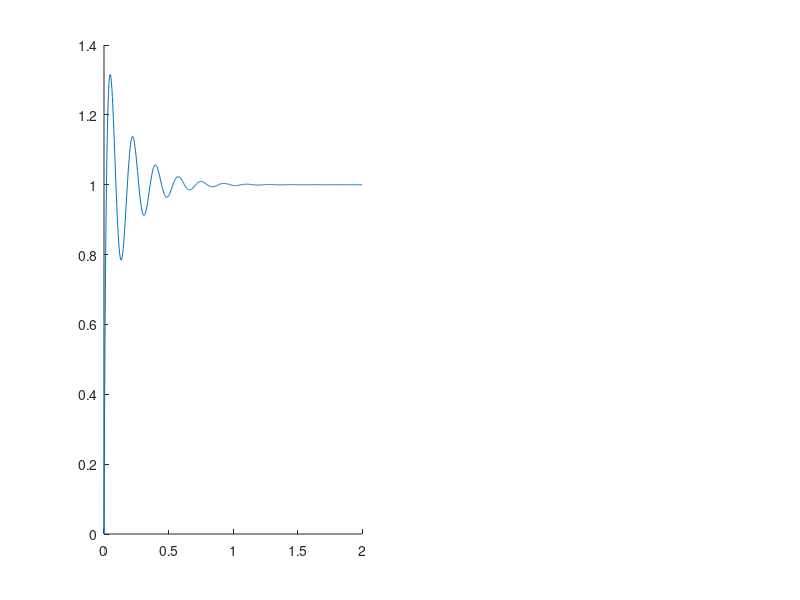

MATLAB code to generate this figure: (Note: this script raises an error after producing the figure.)
%% 
clear, clc, close all
%% 
% Definición de planta
K = 2652.28;
p = 64.986;
planta = tf(K, [1 p 0]);

%=====================%
%% Controlador D|PID %%
%=====================%

%% VARIANDO TAU_D1, MANTENIENDO TAU_I, KP Y TAU_D2
%VALORES ESTABLES  
kp = 0.8;
tau_d2 = p/(K*kp);
tau_i = 0.02;
tau_d1_crit1 = -p/(K*kp);
tau_d1_crit2 = 1/(K*kp)*(1/tau_i-p);
tau_d1_crit = max(tau_d1_crit1,tau_d1_crit2);
tau_d1 = [tau_d1_crit+0.02,tau_d1_crit+0.1,tau_d1_crit+0.5];

Mp_d1 = zeros(1, length(tau_d1)+1);
tp_d1 = zeros(1, length(tau_d1)+1);
tr_d1 = zeros(1, length(tau_d1)+1);
ts_d1 = zeros(1, length(tau_d1)+1);
ceros_d1 = zeros(2,length(tau_d1)+1); % 2 ceros
poles_d1 = zeros(3,length(tau_d1)+1); % 3 polos
gain_d1 = zeros(1,length(tau_d1)+1);

figure('Name','D|PID:tau_d1 variation','NumberTitle','off');
for i = 1:length(tau_d1)

    tau_d = tau_d1(i)+tau_d2;

    num = [K*kp*tau_d K*kp K*kp/tau_i];
    den = [1 p+K*kp*tau_d1(i) K*kp K*kp/tau_i];
    H = tf(num,den);
    %step(H)
    [y,t] = step(H, 2);
    subplot(3,2,[1,3,5]);
    hold on
    plot(t,y)
    [ceros_d1(:,i),poles_d1(:,i),gain_d1(i)] = tf2zp(num,den);

    tr_d1(i) = stepinfo(H).RiseTime;
    ts_d1(i) = stepinfo(H).SettlingTime;
    Mp_d1(i) = stepinfo(H).Peak;
    tp_d1(i) = stepinfo(H).PeakTime;
end
legend("kp="+kp+" \tau_i="+tau_i+" \tau_{d2}="+tau_d2+" \tau_{d1}="+tau_d1(1),"kp="+kp+" \tau_i="+tau_i+" \tau_{d2}="+tau_d2+" \tau_{d1}="+tau_d1(2), "kp="+kp+" \tau_i="+tau_i+" \tau_{d2}="+tau_d2+" \tau_{d1}="+tau_d1(3))
axis([0 2 -0.5 1.5])
yline(1,'--')
yline(1.02,':','Color','m')
yline(0.98,':','Color','m')
hold off     
for i = 1:length(tau_d1)
    subplot(3,2,i*2);
    zplane(ceros_d1(:,i),poles_d1(:,i));
    title("Pole-Zero Plot for \tau_{d1}="+tau_d1(i))
end

%VALOR CRÍTICAMENTE ESTABLE (TAU_D1 = 1/K·kp · (1/tau_i - p)
tau_d1 = tau_d1_crit;
figure('Name','D|PID:tau_d1=1/K·kp · (1/tau_i -p)','NumberTitle','off');

tau_d = tau_d1+tau_d2;
num = [K*kp*tau_d K*kp K*kp/tau_i];
den = [1 p+K*kp*tau_d1 K*kp K*kp/tau_i];
H = tf(num,den);
[y,t] = step(H);
subplot(1,4,[1,2]);
plot(t,y)
[ceros_d1(:,4),poles_d1(:,4),gain_d1(4)] = tf2zp(num,den);

tr_d1(4) = stepinfo(H).RiseTime;
ts_d1(4) = stepinfo(H).SettlingTime;
Mp_d1(4) = stepinfo(H).Peak;
tp_d1(4) = stepinfo(H).PeakTime;

legend("kp="+kp+" \tau_i="+tau_i+" \tau_{d2}="+tau_d2+" \tau_{d1}="+tau_d1)
yline(1, '--')

subplot(1,4,[3,4]);
zplane(ceros_d1(:,4),poles_d1(:,4));
title("Pole-Zero Plot for \tau_{d1}="+tau_d1)


%% VARIANDO TAU_I, MANTENIENDO TAU_D1, KP Y TAU_D2

%VALORES ESTABLES  
kp = 0.8;
% tau_d1 = -p/(K*kp);
tau_d1 = 0.015;
tau_d2 = p/(K*kp);
tau_i_crit = 1/(p+K*kp*tau_d1);
tau_i = [tau_i_crit+0.002, tau_i_crit+0.006, tau_i_crit+0.009];
tau_d = tau_d1+tau_d2;


Mp_i = zeros(1, length(tau_i)+1);
tp_i = zeros(1, length(tau_i)+1);
tr_i = zeros(1, length(tau_i)+1);
ts_i = zeros(1, length(tau_i)+1);
ceros_i = zeros(2,length(tau_i)+1); % 2 ceros
poles_i = zeros(3,length(tau_i)+1); % 3 polos
gain_i = zeros(1,length(tau_i)+1);

figure('Name','D|PID:tau_i variation','NumberTitle','off');
for i = 1:length(tau_i)

    num = [K*kp*tau_d K*kp K*kp/tau_i(i)];
    den = [1 p+K*kp*tau_d1 K*kp K*kp/tau_i(i)];
    H = tf(num,den);
    %step(H)
    [y,t] = step(H);
    subplot(3,2,[1,3,5]);
    hold on
    plot(t,y)
    [ceros_i(:,i),poles_i(:,i),gain_i(i)] = tf2zp(num,den);

    tr_i(i) = stepinfo(H).RiseTime;
    ts_i(i) = stepinfo(H).SettlingTime;
    Mp_i(i) = stepinfo(H).Peak;
    tp_i(i) = stepinfo(H).PeakTime;
end
legend("kp="+kp+" \tau_{d2}="+tau_d2+" \tau_{d1}="+tau_d1+" \tau_i="+tau_i(1),"kp="+kp+" \tau_{d2}="+tau_d2+" \tau_{d1}="+tau_d1+" \tau_i="+tau_i(2), "kp="+kp+" \tau_{d2}="+tau_d2+" \tau_{d1}="+tau_d1+" \tau_i="+tau_i(3))
yline(1,'--')
yline(1.02,':','Color','m')
yline(0.98,':','Color','m')
hold off     
for i = 1:length(tau_i)
    subplot(3,2,i*2);
    zplane(ceros_i(:,i),poles_i(:,i));
    title("Pole-Zero Plot for \tau_i="+tau_i(i))
end

%VALOR CRÍTICAMENTE ESTABLE (TAU_D1 = 1/K·kp · (1/tau_i - p)
tau_i = tau_i_crit;
figure('Name','D|PID:tau_i=1/(K·kp·tau_d1 + p)','NumberTitle','off');

tau_d = tau_d1+tau_d2;
num = [K*kp*tau_d K*kp K*kp/tau_i];
den = [1 p+K*kp*tau_d1 K*kp K*kp/tau_i];
H = tf(num,den);
[y,t] = step(H);
subplot(1,4,[1,2]);
plot(t,y)
[ceros_i(:,4),poles_i(:,4),gain_i(4)] = tf2zp(num,den);

tr_i(4) = stepinfo(H).RiseTime;
ts_i(4) = stepinfo(H).SettlingTime;
Mp_i(4) = stepinfo(H).Peak;
tp_i(4) = stepinfo(H).PeakTime;

legend("kp="+kp+" \tau_{d2}="+tau_d2+" \tau_{d1}="+tau_d1+" \tau_i="+tau_i)
yline(1, '--')

subplot(1,4,[3,4]);
zplane(ceros_i(:,4),poles_i(:,4));
title("Pole-Zero Plot for \tau_i="+tau_i)

%% VARIANDO Kp, MANTENIENDO TAU_D1, TAU_I Y TAU_D2

%VALORES ESTABLES  
kp = [0.3, 0.8, 2];
tau_d1 = 0.09;
tau_i = 0.02;

tau_d2 = zeros(1,length(kp));
Mp_kp = zeros(1, length(kp));
tp_kp = zeros(1, length(kp));
tr_kp = zeros(1, length(kp));
ts_kp = zeros(1, length(kp));
ceros_kp = zeros(2,length(kp)); % 2 ceros
poles_kp = zeros(3,length(kp)); % 3 polos
gain_kp = zeros(1,length(kp));

figure('Name','D|PID:kp variation','NumberTitle','off');
for i = 1:length(kp)

    tau_d2(i) = p/(K*kp(i));
    tau_d = tau_d1+tau_d2(i);

    num = [K*kp(i)*tau_d K*kp(i) K*kp(i)/tau_i];
    den = [1 p+K*kp(i)*tau_d1 K*kp(i) K*kp(i)/tau_i];
    H = tf(num,den);
    %step(H)
    [y,t] = step(H,2);
    subplot(3,2,[1,3,5]);
    hold on
    plot(t,y)
    [ceros_kp(:,i),poles_kp(:,i),gain_kp(i)] = tf2zp(num,den);

    tr_kp(i) = stepinfo(H).RiseTime;
    ts_kp(i) = stepinfo(H).SettlingTime;
    Mp_kp(i) = stepinfo(H).Peak;
    tp_kp(i) = stepinfo(H).PeakTime;
end
legend("\tau_{d1}="+tau_d1+" \tau_i="+tau_i+" \tau_{d2}="+tau_d2(1)+" kp="+kp(1),"\tau_{d1}="+tau_d1+" \tau_i="+tau_i+" \tau_{d2}="+tau_d2(2)+" kp="+kp(2)," \tau_{d1}="+tau_d1+" \tau_i="+tau_i+" \tau_{d2}="+tau_d2(3)+ " kp="+kp(3))
yline(1,'--')
yline(1.02,':','Color','m')
yline(0.98,':','Color','m')
hold off     
for i = 1:length(kp)
    subplot(3,2,i*2);
    zplane(ceros_kp(:,i),poles_kp(:,i));
    title("Pole-Zero Plot for kp="+kp(i))
end


%=====================%
%% Controlador PID-D %%
%=====================%

%% VARIANDO TAU_D1, MANTENIENDO TAU_I, KP Y TAU_D2
%VALORES ESTABLES  
kp = 0.8;
tau_d2 = -p/(K*kp);
tau_i = 0.02;
tau_d1_crit = 1/(K*kp*tau_i);
tau_d1 = [tau_d1_crit+0.01,tau_d1_crit+0.06,tau_d1_crit+0.12];

Mp_d1P = zeros(1, length(tau_d1)+1);
tp_d1P = zeros(1, length(tau_d1)+1);
tr_d1P = zeros(1, length(tau_d1)+1);
ts_d1P = zeros(1, length(tau_d1)+1);
ceros_d1P = zeros(2,length(tau_d1)+1); % 2 ceros
poles_d1P = zeros(3,length(tau_d1)+1); % 3 polos
gain_d1P = zeros(1,length(tau_d1)+1);

figure('Name','PID-D:tau_d1 variation','NumberTitle','off');
for i = 1:length(tau_d1)

    tau_d = tau_d1(i)+tau_d2;

    num = [K*kp*tau_d1(i) K*kp K*kp/tau_i];
    den = [1 p+K*kp*tau_d K*kp K*kp/tau_i];
    H = tf(num,den);
    %step(H)
    [y,t] = step(H);
    subplot(3,2,[1,3,5]);
    hold on
    plot(t,y)
    [ceros_d1P(:,i),poles_d1P(:,i),gain_d1P(i)] = tf2zp(num,den);

    tr_d1P(i) = stepinfo(H).RiseTime;
    ts_d1P(i) = stepinfo(H).SettlingTime;
    Mp_d1P(i) = stepinfo(H).Peak;
    tp_d1P(i) = stepinfo(H).PeakTime;
end
legend("kp="+kp+" \tau_i="+tau_i+" \tau_{d2}="+tau_d2+" \tau_{d1}="+tau_d1(1),"kp="+kp+" \tau_i="+tau_i+" \tau_{d2}="+tau_d2+" \tau_{d1}="+tau_d1(2), "kp="+kp+" \tau_i="+tau_i+" \tau_{d2}="+tau_d2+" \tau_{d1}="+tau_d1(3))
axis([0 3 -0.5 2])
yline(1,'--')
yline(1.02,':','Color','m')
yline(0.98,':','Color','m')
hold off     
for i = 1:length(tau_d1)
    subplot(3,2,i*2);
    zplane(ceros_d1P(:,i),poles_d1P(:,i));
    title("Pole-Zero Plot for \tau_{d1}="+tau_d1(i))
end

%VALOR CRÍTICAMENTE ESTABLE (TAU_D1 = 1/K·kp · (1/tau_i - p)
tau_d1 = tau_d1_crit;
figure('Name','PID-D:tau_d1=1/K·kp·tau_i','NumberTitle','off');

tau_d = tau_d1+tau_d2;
num = [K*kp*tau_d1 K*kp K*kp/tau_i];
den = [1 p+K*kp*tau_d K*kp K*kp/tau_i];
H = tf(num,den);
[y,t] = step(H);
subplot(1,4,[1,2]);
plot(t,y)
[ceros_d1P(:,4),poles_d1P(:,4),gain_d1P(4)] = tf2zp(num,den);

tr_d1P(4) = stepinfo(H).RiseTime;
ts_d1P(4) = stepinfo(H).SettlingTime;
Mp_d1P(4) = stepinfo(H).Peak;
tp_d1P(4) = stepinfo(H).PeakTime;

legend("kp="+kp+" \tau_i="+tau_i+" \tau_{d2}="+tau_d2+" \tau_{d1}="+tau_d1)
yline(1, '--')

subplot(1,4,[3,4]);
zplane(ceros_d1P(:,4),poles_d1P(:,4));
title("Pole-Zero Plot for \tau_{d1}="+tau_d1)

%% VARIANDO TAU_I, MANTENIENDO TAU_D1, KP Y TAU_D2

%VALORES ESTABLES  
kp = 0.8;
tau_d1 = 0.015;
tau_d2 = -p/(K*kp);
tau_i_crit = 1/(K*kp*tau_d1);
tau_i = [tau_i_crit+0.002, tau_i_crit+0.006, tau_i_crit+0.009];
tau_d = tau_d1+tau_d2;


Mp_iP = zeros(1, length(tau_i)+1);
tp_iP = zeros(1, length(tau_i)+1);
tr_iP = zeros(1, length(tau_i)+1);
ts_iP = zeros(1, length(tau_i)+1);
ceros_iP = zeros(2,length(tau_i)+1); % 2 ceros
poles_iP = zeros(3,length(tau_i)+1); % 3 polos
gain_iP = zeros(1,length(tau_i)+1);

figure('Name','PID-D:tau_i variation','NumberTitle','off');
for i = 1:length(tau_i)

    num = [K*kp*tau_d1 K*kp K*kp/tau_i(i)];
    den = [1 p+K*kp*tau_d K*kp K*kp/tau_i(i)];
    H = tf(num,den);
    %step(H)
    [y,t] = step(H);
    subplot(3,2,[1,3,5]);
    hold on
    plot(t,y)
    [ceros_iP(:,i),poles_iP(:,i),gain_iP(i)] = tf2zp(num,den);

    tr_iP(i) = stepinfo(H).RiseTime;
    ts_iP(i) = stepinfo(H).SettlingTime;
    Mp_iP(i) = stepinfo(H).Peak;
    tp_iP(i) = stepinfo(H).PeakTime;
end
legend("kp="+kp+" \tau_{d2}="+tau_d2+" \tau_{d1}="+tau_d1+" \tau_i="+tau_i(1),"kp="+kp+" \tau_{d2}="+tau_d2+" \tau_{d1}="+tau_d1+" \tau_i="+tau_i(2), "kp="+kp+" \tau_{d2}="+tau_d2+" \tau_{d1}="+tau_d1+" \tau_i="+tau_i(3))
yline(1,'--')
yline(1.02,':','Color','m')
yline(0.98,':','Color','m')
hold off     
for i = 1:length(tau_i)
    subplot(3,2,i*2);
    zplane(ceros_iP(:,i),poles_iP(:,i));
    title("Pole-Zero Plot for \tau_i="+tau_i(i))
end

%VALOR CRÍTICAMENTE ESTABLE (TAU_D1 = 1/K·kp · (1/tau_i - p)
tau_i = tau_i_crit;
figure('Name','PID-D:tau_i=1/(K·kp·tau_d1)','NumberTitle','off');

tau_d = tau_d1+tau_d2;
num = [K*kp*tau_d1 K*kp K*kp/tau_i];
    den = [1 p+K*kp*tau_d K*kp K*kp/tau_i];
H = tf(num,den);
[y,t] = step(H);
subplot(1,4,[1,2]);
plot(t,y)
[ceros_iP(:,4),poles_iP(:,4),gain_iP(4)] = tf2zp(num,den);

tr_iP(4) = stepinfo(H).RiseTime;
ts_iP(4) = stepinfo(H).SettlingTime;
Mp_iP(4) = stepinfo(H).Peak;
tp_iP(4) = stepinfo(H).PeakTime;

legend("kp="+kp+" \tau_{d2}="+tau_d2+" \tau_{d1}="+tau_d1+" \tau_i="+tau_i)
yline(1, '--')

subplot(1,4,[3,4]);
zplane(ceros_iP(:,4),poles_iP(:,4));
title("Pole-Zero Plot for \tau_i="+tau_i)

%% VARIANDO Kp, MANTENIENDO TAU_D1, TAU_I Y TAU_D2

%VALORES ESTABLES  
kp = [0.3, 0.5, 1];
tau_d1 = 0.09;
tau_i = 0.02;

tau_d2 = zeros(1,length(kp));
Mp_kpP = zeros(1, length(kp));
tp_kpP = zeros(1, length(kp));
tr_kpP = zeros(1, length(kp));
ts_kpP = zeros(1, length(kp));
ceros_kpP = zeros(2,length(kp)); % 2 ceros
poles_kpP = zeros(3,length(kp)); % 3 polos
gain_kpP = zeros(1,length(kp));

figure('Name','PID-D:kp variation','NumberTitle','off');
for i = 1:length(kp)

    tau_d2(i) = -p/(K*kp(i));
    tau_d = tau_d1+tau_d2(i);

    num = [K*kp(i)*tau_d1 K*kp(i) K*kp(i)/tau_i];
    den = [1 p+K*kp(i)*tau_d K*kp(i) K*kp(i)/tau_i];
    H = tf(num,den);
    %step(H)
    [y,t] = step(H);
    subplot(3,2,[1,3,5]);
    hold on
    plot(t,y)
    [ceros_kpP(:,i),poles_kpP(:,i),gain_kpP(i)] = tf2zp(num,den);

    tr_kpP(i) = stepinfo(H).RiseTime;
    ts_kpP(i) = stepinfo(H).SettlingTime;
    Mp_kpP(i) = stepinfo(H).Peak;
    tp_kpP(i) = stepinfo(H).PeakTime;
end
legend("\tau_{d1}="+tau_d1+" \tau_i="+tau_i+" \tau_{d2}="+tau_d2(1)+" kp="+kp(1),"\tau_{d1}="+tau_d1+" \tau_i="+tau_i+" \tau_{d2}="+tau_d2(2)+" kp="+kp(2)," \tau_{d1}="+tau_d1+" \tau_i="+tau_i+" \tau_{d2}="+tau_d2(3)+ " kp="+kp(3))
yline(1,'--')
yline(1.02,':','Color','m')
yline(0.98,':','Color','m')
hold off     
for i = 1:length(kp)
    subplot(3,2,i*2);
    zplane(ceros_kpP(:,i),poles_kpP(:,i));
    title("Pole-Zero Plot for kp="+kp(i))
end


%====================%
 %% D|PID vs PID-D %%
%====================%

kp = 0.3;
tau_d1 = 0.09;
tau_i = 0.02;
tau_d2_pidd = -p/(K*kp);
tau_d2_dpid = p/(K*kp);
tau_d_pidd = tau_d1 + tau_d2_pidd;
tau_d_dpid = tau_d1 + tau_d2_dpid;
Mp_controller = zeros(1,2); % 1º PID-D   2º D|PID
tp_controller = zeros(1,2); % 1º PID-D   2º D|PID
tr_controller = zeros(1,2); % 1º PID-D   2º D|PID
ts_controller = zeros(1,2); % 1º PID-D   2º D|PID
figure('Name','PID-D vs D|PID','NumberTitle','off');

num = [K*kp*tau_d1 K*kp K*kp/tau_i];
den = [1 p+K*kp*tau_d_pidd K*kp K*kp/tau_i];
H_pidd = tf(num,den);
[y,t] = step(H_pidd);
subplot(2,2,[1,3])
plot(t,y)
hold on
[ceros_pidd,poles_pidd,gain_pidd] = tf2zp(num,den);

num = [K*kp*tau_d_dpid K*kp K*kp/tau_i];
den = [1 p+K*kp*tau_d1 K*kp K*kp/tau_i];
H_dpid = tf(num, den);
[y,t] = step(H_dpid);
plot(t,y)
[ceros_dpid,poles_dpid,gain_dpid] = tf2zp(num,den);
hold off
title("K_p="+kp+" \tau_{d1}="+tau_d1+" \tau_{d2}= ±"+tau_d2_dpid+" \tau_i="+tau_i)
legend("PID-D Controller","D|PID Controller")
yline(1,'--')
yline(1.02,':','Color','m')
yline(0.98,':','Color','m')

subplot(2,2,2)
zplane(ceros_pidd, poles_pidd);
title("Pole-Zero Plot for PID-D")
subplot(2,2,4)
zplane(ceros_dpid, poles_dpid);
title("Pole-Zero Plot for D|PID")

tr_controller(1) = stepinfo(H_pidd).RiseTime;
ts_controller(1) = stepinfo(H_pidd).SettlingTime;
Mp_controller(1) = stepinfo(H_pidd).Peak;
tp_controller(1) = stepinfo(H_pidd).PeakTime;
tr_controller(2) = stepinfo(H_dpid).RiseTime;
ts_controller(2) = stepinfo(H_dpid).SettlingTime;
Mp_controller(2) = stepinfo(H_dpid).Peak;
tp_controller(2) = stepinfo(H_dpid).PeakTime;
